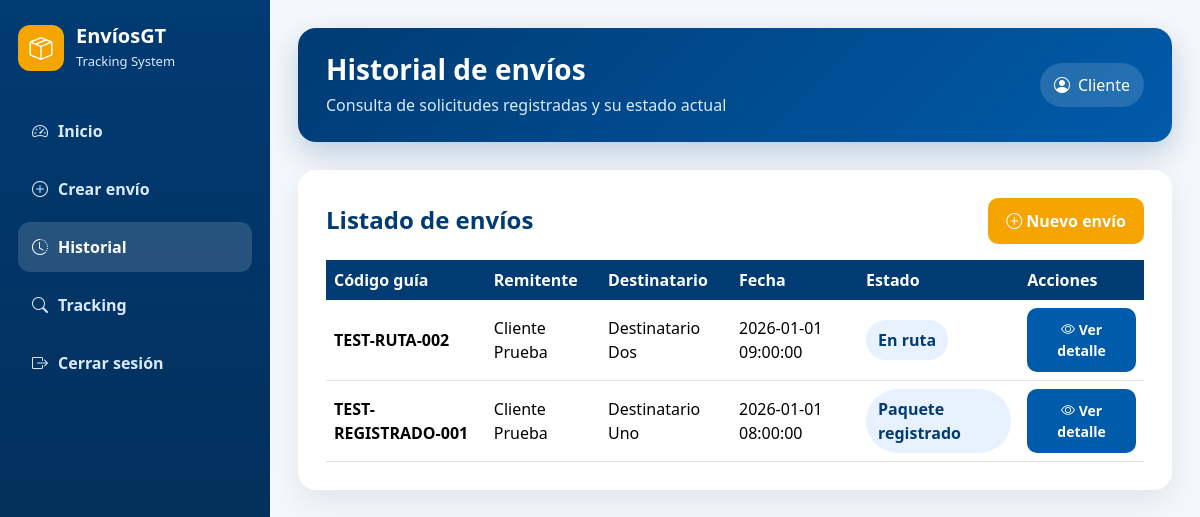
Page /historial_envios.php (signed in) on the committed database.
### tables this page shows
CREATE TABLE `envio` (
  `id_envio` INT NOT NULL AUTO_INCREMENT,
  `codigo_guia` VARCHAR(40) NOT NULL,
  `id_usuario_remitente` INT NOT NULL,
  `nombre_remitente` VARCHAR(150) NOT NULL,
  `telefono_remitente` VARCHAR(20) DEFAULT NULL,
  `direccion_remitente` VARCHAR(255) DEFAULT NULL,
  `nombre_destinatario` VARCHAR(100) NOT NULL,
  `telefono_destinatario` VARCHAR(20) NOT NULL,
  `direccion_destinatario` VARCHAR(255) NOT NULL,
  `descripcion_paquete` VARCHAR(255) NOT NULL,
  `peso` DECIMAL(10,2) NOT NULL DEFAULT 0.00,
  `es_fragil` TINYINT(1) NOT NULL DEFAULT 0,
  `tipo_paquete` VARCHAR(80) DEFAULT NULL,
  `fecha_registro` DATETIME NOT NULL DEFAULT CURRENT_TIMESTAMP,
  `estado_actual_id` INT NOT NULL,
  `observaciones` VARCHAR(255) DEFAULT NULL,
  `instrucciones_entrega` VARCHAR(255) DEFAULT NULL,
  PRIMARY KEY (`id_envio`),
  UNIQUE KEY `uk_envio_codigo_guia` (`codigo_guia`),
  KEY `idx_envio_usuario_remitente` (`id_usuario_remitente`),
  KEY `idx_envio_estado_actual` (`estado_actual_id`),
  CONSTRAINT `fk_envio_usuario`
    FOREIGN KEY (`id_usuario_remitente`) REFERENCES `usuario` (`id_usuario`),
  CONSTRAINT `fk_envio_estado_actual`
    FOREIGN KEY (`estado_actual_id`) REFERENCES `estado` (`id_estado`)
);

CREATE TABLE `estado` (
  `id_estado` INT NOT NULL AUTO_INCREMENT,
  `nombre_estado` VARCHAR(100) NOT NULL,
  `descripcion` VARCHAR(255) DEFAULT NULL,
  `orden_estado` INT NOT NULL,
  `es_final` TINYINT(1) NOT NULL DEFAULT 0,
  PRIMARY KEY (`id_estado`),
  UNIQUE KEY `uk_estado_nombre` (`nombre_estado`)
);

### includes/funciones.php (called while the page is built, shortened)
<?php
function e($valor) {
    return htmlspecialchars((string)$valor, ENT_QUOTES, 'UTF-8');
}

### historial_envios.php (the view, shortened to what this page needs)
<?php
require_once 'includes/funciones.php';
require_once 'config/conexion.php';
$idUsuario = $_SESSION['id_usuario'];
$sql = "SELECT e.id_envio,e.codigo_guia,e.nombre_remitente,e.nombre_destinatario,e.fecha_registro,es.nombre_estado
        FROM envio e
        INNER JOIN estado es ON e.estado_actual_id = es.id_estado
        WHERE e.id_usuario_remitente = :usuario OR :rol IN ('Administrador','Operador')
        ORDER BY e.fecha_registro DESC";
$stmt = $conexion->prepare($sql);
$stmt->execute([':usuario'=>$idUsuario, ':rol'=>$_SESSION['rol']]);
$envios = $stmt->fetchAll();
include 'includes/header.php';
?>
<div class="app-card table-card">
    <div class="d-flex justify-content-between align-items-center flex-wrap gap-2 mb-3">
        <h4 class="card-title mb-0">Listado de envíos</h4>
        <a href="crear_envio.php" class="btn btn-bi"><i class="bi bi-plus-circle"></i> Nuevo envío</a>
    </div>
    <?php if (count($envios) > 0): ?>
    <table class="table table-hover align-middle">
        <thead><tr><th>Código guía</th><th>Remitente</th><th>Destinatario</th><th>Fecha</th><th>Estado</th><th>Acciones</th></tr></thead>
        <tbody>
        <?php foreach ($envios as $envio): ?>
            <tr>
                <td><strong><?php echo e($envio['codigo_guia']); ?></strong></td>
                <td><?php echo e($envio['nombre_remitente']); ?></td>
                <td><?php echo e($envio['nombre_destinatario']); ?></td>
                <td><?php echo e($envio['fecha_registro']); ?></td>
                <td><span class="badge-status"><?php echo e($envio['nombre_estado']); ?></span></td>
                <td>
    <a class="btn btn-sm btn-blue" href="detalle_envio.php?id=<?php echo e($envio['id_envio']); ?>">
        <i class="bi bi-eye"></i> Ver detalle
    </a>
</td>
            </tr>
        <?php endforeach; ?>
        </tbody>
    </table>
    <?php else: ?><div class="alert alert-info">No hay envíos registrados.</div><?php endif; ?>
</div>
<?php include 'includes/footer.php'; ?>

### css/app.css (style rules this page uses)
:root { --bi-blue:#003b73; --bi-blue-2:#005baa; --bi-gold:#f5a400; --bi-gold-dark:#d98f00; --bg:#f4f7fb; --card:#ffffff; --text:#1f2937; --muted:#6b7280; --border:#dbe3ef; --success:#198754; --danger:#dc3545; }
* { box-sizing:border-box }
body { margin:0;background:var(--bg);font-family:"Segoe UI",Arial,sans-serif;color:var(--text) }
a { text-decoration:none }
.app-card { background:var(--card);border-radius:18px;padding:28px;box-shadow:0 12px 32px rgba(15,23,42,.08);margin-bottom:24px }
.card-title { color:var(--bi-blue);font-weight:800;margin-bottom:22px }
.btn-bi { background:var(--bi-gold);border:none;color:white;font-weight:800;border-radius:10px;padding:11px 18px }
.btn-blue { background:var(--bi-blue-2);border:none;color:white;font-weight:800;border-radius:10px;padding:11px 18px }
.table-card { overflow-x:auto }
.table { margin-bottom:0 }
.table thead th { background:var(--bi-blue);color:white;border:none;white-space:nowrap }
.table td { vertical-align:middle }
.badge-status { display:inline-block;padding:8px 12px;border-radius:999px;background:#e7f1ff;color:var(--bi-blue);font-weight:800 }

### rows in the picture
envio: codigo_guia "TEST-RUTA-002", nombre_remitente "Cliente Prueba", nombre_destinatario "Destinatario Dos", fecha_registro "2026-01-01 09:00:00", estado_actual.nombre_estado "En ruta"
envio: codigo_guia "TEST-REGISTRADO-001", nombre_remitente "Cliente Prueba", nombre_destinatario "Destinatario Uno", fecha_registro "2026-01-01 08:00:00", estado_actual.nombre_estado "Paquete registrado"

### other values in the picture
$tituloPagina "Historial de envíos"
$subtituloPagina "Consulta de solicitudes registradas y su estado actual"
$_SESSION['nombre'] "Cliente"
